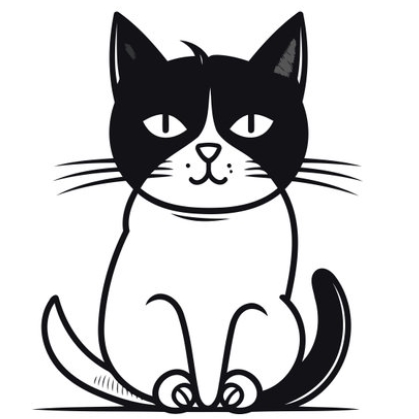
#> input picture cat.jpg, 419 x 419 px
$ python image.py
#> lines starting #> are read from the running program, lines starting #| are printed output that depends on the picture; after the words box and inside, x2 and y2 are one past the last pixel; in counts of white or black regions, pixels touching at a corner belong together
from PIL import Image
import numpy as np

image_path = 'cat.jpg'
image = Image.open(image_path).convert('1')
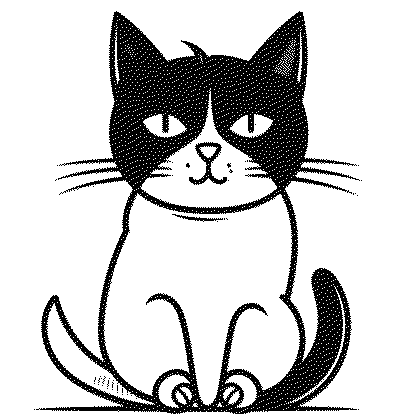
#> image: PIL image 419x419 1; 79.5% white; 46 black regions (43 under 20 px), largest, box (x1, y1, x2, y2) and area: (36, 11, 360, 414) 35187, (189, 142, 227, 185) 504, (172, 214, 223, 222) 120
image_resized = image.resize((100, 100))
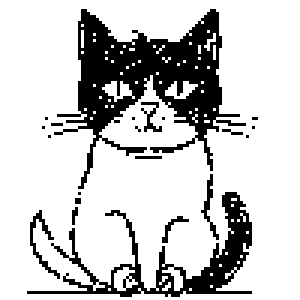
#> image_resized: PIL image 100x100 1 (shown 3 times larger); 79.1% white; 21 black regions (15 under 20 px), largest, box (x1, y1, x2, y2) and area: (18, 3, 82, 63) 1337, (9, 64, 84, 99) 573, (10, 70, 20, 93) 50, (67, 58, 73, 80) 35, (47, 34, 54, 44) 27, (54, 72, 63, 81) 20
image_bin = np.array(image_resized)
image_bin = 1 - image_bin

print("Matriz binaria 100x100:")
for row in image_bin:
    print(' '.join(map(str, row)))
#> this loop made 100 passes
#| 0 0 0 0 0 0 0 0 0 0 0 0 0 0 0 0 0 0 0 0 0 0 0 0 0 0 0 0 0 0 0 0 0 0 0 0 0 0 0 0 0 0 0 0 0 0 0 0 0 0 0 0 0 0 0 0 0 0 0 0 0 0 0 0 0 0 0 0 0 0 0 0 0 0 0 0 0 0 0 0 0 0 0 0 0 0 0 0 0 0 0 0 0 0 0 0 0 0 0 0
#| 0 0 0 0 0 0 0 0 0 0 0 0 0 0 0 0 0 0 0 0 0 0 0 0 0 0 0 0 0 0 0 0 0 0 0 0 0 0 0 0 0 0 0 0 0 0 0 0 0 0 0 0 0 0 0 0 0 0 0 0 0 0 0 0 0 0 0 0 0 0 0 0 0 0 0 0 0 0 0 0 0 0 0 0 0 0 0 0 0 0 0 0 0 0 0 0 0 0 0 0
#| 0 0 0 0 0 0 0 0 0 0 0 0 0 0 0 0 0 0 0 0 0 0 0 0 0 0 0 0 0 0 0 0 0 0 0 0 0 0 0 0 0 0 0 0 0 0 0 0 0 0 0 0 0 0 0 0 0 0 0 0 0 0 0 0 0 0 0 0 0 0 0 0 0 0 0 0 0 0 0 0 0 0 0 0 0 0 0 0 0 0 0 0 0 0 0 0 0 0 0 0
#| 0 0 0 0 0 0 0 0 0 0 0 0 0 0 0 0 0 0 0 0 0 0 0 0 0 0 0 1 1 0 0 0 0 0 0 0 0 0 0 0 0 0 0 0 0 0 0 0 0 0 0 0 0 0 0 0 0 0 0 0 0 0 0 0 0 0 0 0 0 0 1 1 0 0 0 0 0 0 0 0 0 0 0 0 0 0 0 0 0 0 0 0 0 0 0 0 0 0 0 0
#| 0 0 0 0 0 0 0 0 0 0 0 0 0 0 0 0 0 0 0 0 0 0 0 0 0 0 0 1 1 1 0 0 0 0 0 0 0 0 0 0 0 0 0 0 0 0 0 0 0 0 0 0 0 0 0 0 0 0 0 0 0 0 0 0 0 0 0 0 0 1 1 1 1 0 0 0 0 0 0 0 0 0 0 0 0 0 0 0 0 0 0 0 0 0 0 0 0 0 0 0
#| 0 0 0 0 0 0 0 0 0 0 0 0 0 0 0 0 0 0 0 0 0 0 0 0 0 0 0 1 1 1 1 1 0 0 0 0 0 0 0 0 0 0 0 0 0 0 0 0 0 0 0 0 0 0 0 0 0 0 0 0 0 0 0 0 0 0 0 0 1 1 1 1 1 0 0 0 0 0 0 0 0 0 0 0 0 0 0 0 0 0 0 0 0 0 0 0 0 0 0 0
#| 0 0 0 0 0 0 0 0 0 0 0 0 0 0 0 0 0 0 0 0 0 0 0 0 0 0 0 1 1 1 1 1 1 0 0 0 0 0 0 0 0 0 0 0 0 0 0 0 0 0 0 0 0 0 0 0 0 0 0 0 0 0 0 0 0 0 0 1 1 1 1 1 1 0 0 0 0 0 0 0 0 0 0 0 0 0 0 0 0 0 0 0 0 0 0 0 0 0 0 0
#| 0 0 0 0 0 0 0 0 0 0 0 0 0 0 0 0 0 0 0 0 0 0 0 0 0 0 1 1 1 1 1 1 1 1 0 0 0 0 0 0 0 0 0 0 0 0 0 0 0 0 0 0 0 0 0 0 0 0 0 0 0 0 0 0 0 0 1 0 1 1 1 1 1 0 0 0 0 0 0 0 0 0 0 0 0 0 0 0 0 0 0 0 0 0 0 0 0 0 0 0
#> (further printed lines are left out)
